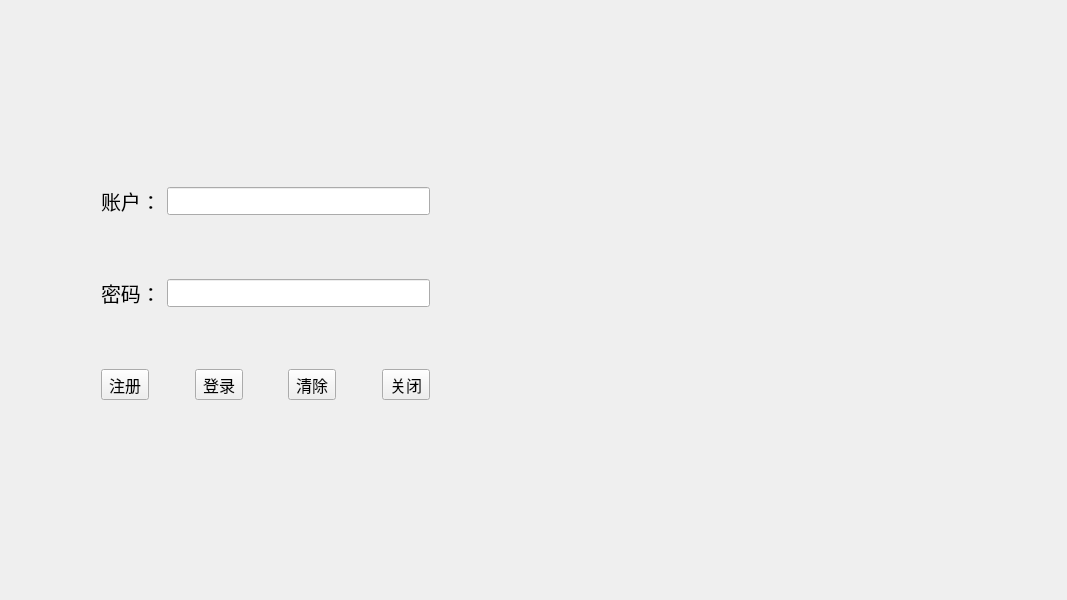
<?xml version="1.0" encoding="UTF-8"?>
<ui version="4.0">
 <class>MainWindow</class>
 <widget class="QMainWindow" name="MainWindow">
  <property name="geometry">
   <rect>
    <x>0</x>
    <y>0</y>
    <width>1067</width>
    <height>600</height>
   </rect>
  </property>
  <property name="windowTitle">
   <string>MainWindow</string>
  </property>
  <widget class="QWidget" name="centralWidget">
   <widget class="QWidget" name="layoutWidget">
    <property name="geometry">
     <rect>
      <x>90</x>
      <y>120</y>
      <width>351</width>
      <height>331</height>
     </rect>
    </property>
    <layout class="QVBoxLayout" name="verticalLayout_2">
     <item>
      <spacer name="verticalSpacer_3">
       <property name="orientation">
        <enum>Qt::Vertical</enum>
       </property>
       <property name="sizeHint" stdset="0">
        <size>
         <width>20</width>
         <height>40</height>
        </size>
       </property>
      </spacer>
     </item>
     <item>
      <layout class="QHBoxLayout" name="horizontalLayout_4">
       <item>
        <widget class="QLabel" name="user">
         <property name="font">
          <font>
           <pointsize>15</pointsize>
          </font>
         </property>
         <property name="text">
          <string>账户：</string>
         </property>
        </widget>
       </item>
       <item>
        <widget class="QLineEdit" name="user_text">
         <property name="enabled">
          <bool>true</bool>
         </property>
         <property name="font">
          <font>
           <pointsize>13</pointsize>
          </font>
         </property>
         <property name="contextMenuPolicy">
          <enum>Qt::ActionsContextMenu</enum>
         </property>
         <property name="toolTip">
          <string/>
         </property>
         <property name="text">
          <string/>
         </property>
        </widget>
       </item>
      </layout>
     </item>
     <item>
      <spacer name="verticalSpacer_5">
       <property name="orientation">
        <enum>Qt::Vertical</enum>
       </property>
       <property name="sizeHint" stdset="0">
        <size>
         <width>20</width>
         <height>40</height>
        </size>
       </property>
      </spacer>
     </item>
     <item>
      <layout class="QHBoxLayout" name="horizontalLayout_3">
       <item>
        <widget class="QLabel" name="password">
         <property name="font">
          <font>
           <pointsize>15</pointsize>
          </font>
         </property>
         <property name="text">
          <string>密码：</string>
         </property>
        </widget>
       </item>
       <item>
        <widget class="QLineEdit" name="psw_text">
         <property name="font">
          <font>
           <pointsize>13</pointsize>
          </font>
         </property>
         <property name="echoMode">
          <enum>QLineEdit::Password</enum>
         </property>
        </widget>
       </item>
      </layout>
     </item>
     <item>
      <spacer name="verticalSpacer_4">
       <property name="orientation">
        <enum>Qt::Vertical</enum>
       </property>
       <property name="sizeHint" stdset="0">
        <size>
         <width>20</width>
         <height>40</height>
        </size>
       </property>
      </spacer>
     </item>
     <item>
      <layout class="QVBoxLayout" name="verticalLayout">
       <item>
        <layout class="QHBoxLayout" name="horizontalLayout">
         <item>
          <widget class="QToolButton" name="register_btn">
           <property name="font">
            <font>
             <pointsize>12</pointsize>
            </font>
           </property>
           <property name="text">
            <string>注册</string>
           </property>
           <property name="icon">
            <iconset>
             <normaloff>:/Register_0.png</normaloff>:/Register_0.png</iconset>
           </property>
           <property name="iconSize">
            <size>
             <width>30</width>
             <height>30</height>
            </size>
           </property>
          </widget>
         </item>
         <item>
          <spacer name="horizontalSpacer">
           <property name="orientation">
            <enum>Qt::Horizontal</enum>
           </property>
           <property name="sizeHint" stdset="0">
            <size>
             <width>40</width>
             <height>20</height>
            </size>
           </property>
          </spacer>
         </item>
         <item>
          <widget class="QToolButton" name="login_btn">
           <property name="font">
            <font>
             <pointsize>12</pointsize>
            </font>
           </property>
           <property name="text">
            <string>登录</string>
           </property>
           <property name="icon">
            <iconset>
             <normaloff>:/Login_0.png</normaloff>:/Login_0.png</iconset>
           </property>
           <property name="iconSize">
            <size>
             <width>30</width>
             <height>30</height>
            </size>
           </property>
          </widget>
         </item>
         <item>
          <spacer name="horizontalSpacer_2">
           <property name="orientation">
            <enum>Qt::Horizontal</enum>
           </property>
           <property name="sizeHint" stdset="0">
            <size>
             <width>40</width>
             <height>20</height>
            </size>
           </property>
          </spacer>
         </item>
         <item>
          <widget class="QToolButton" name="clear_btn">
           <property name="font">
            <font>
             <pointsize>12</pointsize>
            </font>
           </property>
           <property name="text">
            <string>清除</string>
           </property>
           <property name="icon">
            <iconset>
             <normaloff>:/Clear_0.png</normaloff>:/Clear_0.png</iconset>
           </property>
           <property name="iconSize">
            <size>
             <width>30</width>
             <height>30</height>
            </size>
           </property>
          </widget>
         </item>
         <item>
          <spacer name="horizontalSpacer_3">
           <property name="orientation">
            <enum>Qt::Horizontal</enum>
           </property>
           <property name="sizeHint" stdset="0">
            <size>
             <width>40</width>
             <height>20</height>
            </size>
           </property>
          </spacer>
         </item>
         <item>
          <widget class="QToolButton" name="close_btn">
           <property name="font">
            <font>
             <pointsize>12</pointsize>
            </font>
           </property>
           <property name="text">
            <string>关闭</string>
           </property>
           <property name="icon">
            <iconset>
             <normaloff>:/close_3.png</normaloff>:/close_3.png</iconset>
           </property>
           <property name="iconSize">
            <size>
             <width>30</width>
             <height>30</height>
            </size>
           </property>
          </widget>
         </item>
        </layout>
       </item>
       <item>
        <spacer name="verticalSpacer_6">
         <property name="orientation">
          <enum>Qt::Vertical</enum>
         </property>
         <property name="sizeHint" stdset="0">
          <size>
           <width>20</width>
           <height>40</height>
          </size>
         </property>
        </spacer>
       </item>
       <item>
        <layout class="QHBoxLayout" name="horizontalLayout_2"/>
       </item>
      </layout>
     </item>
    </layout>
   </widget>
  </widget>
 </widget>
 <layoutdefault spacing="6" margin="11"/>
 <resources/>
 <connections/>
</ui>
